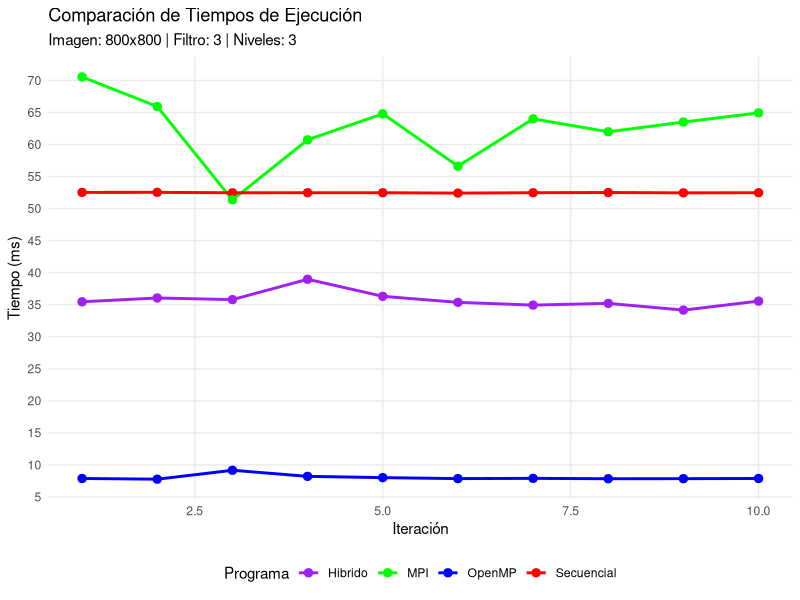
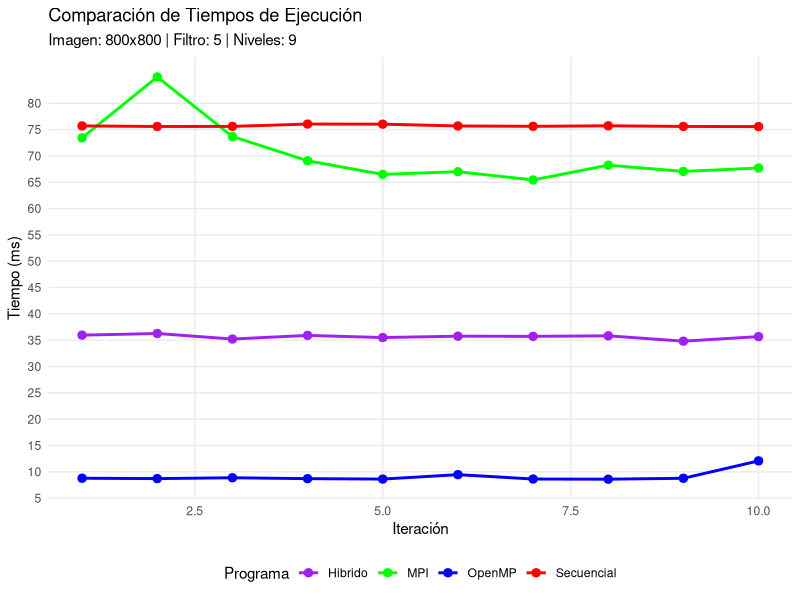
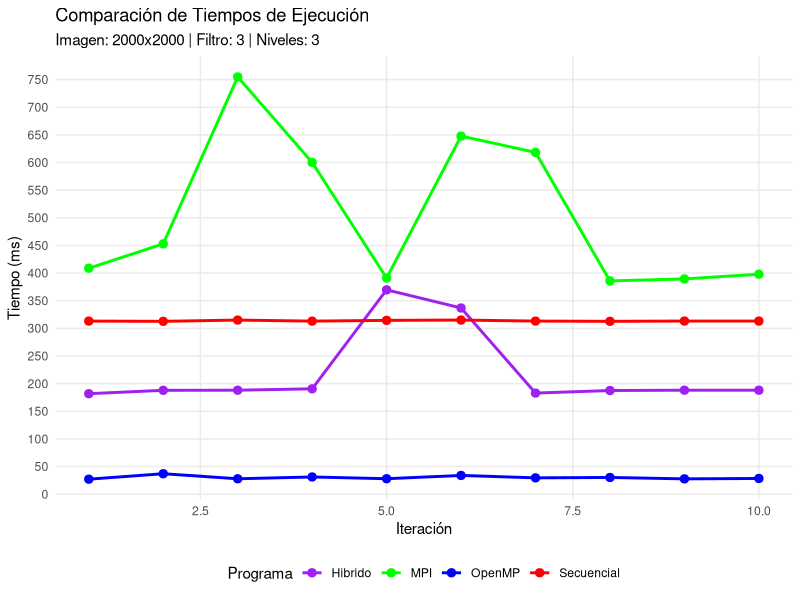
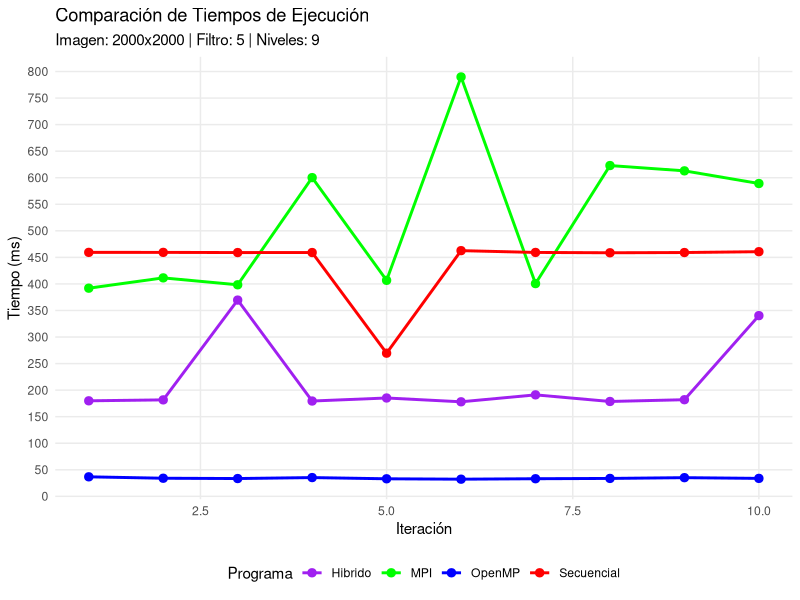
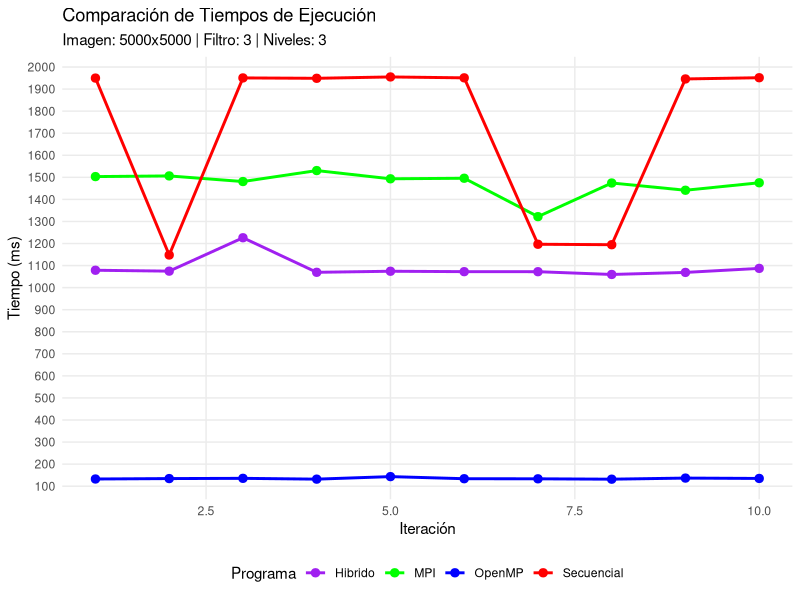
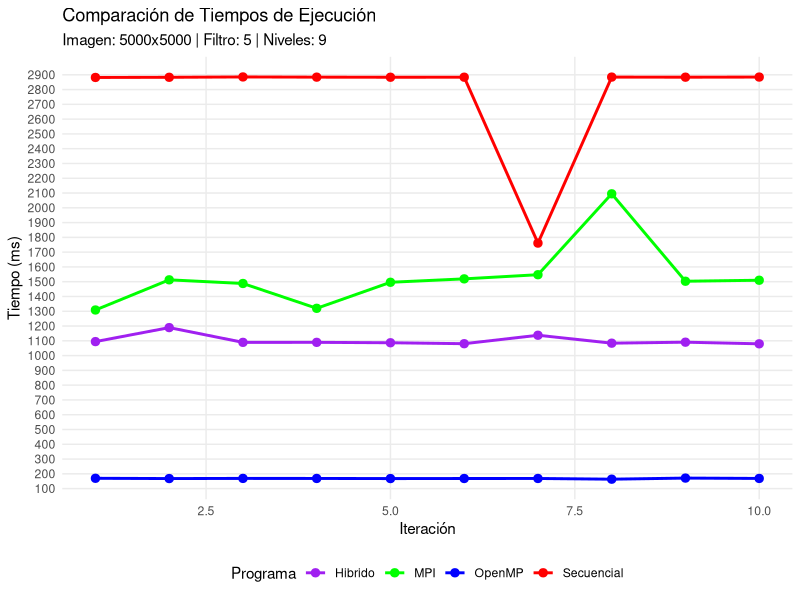
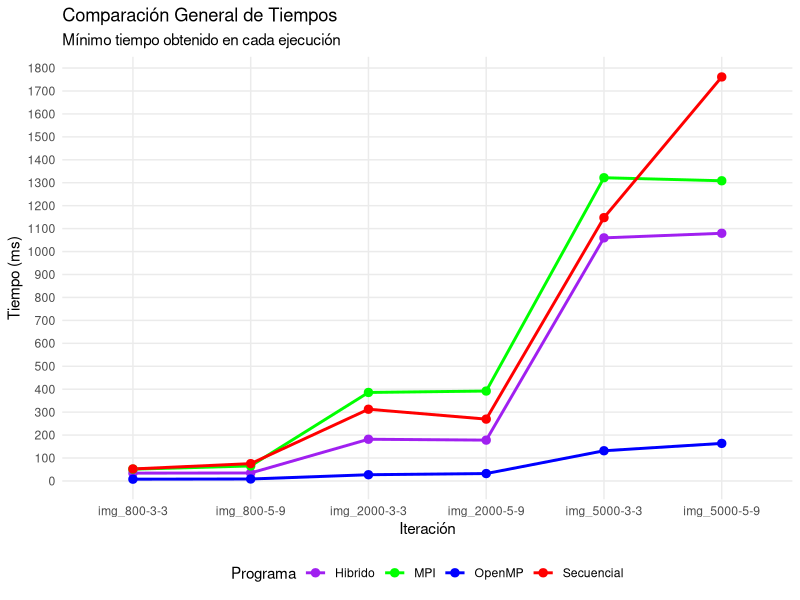
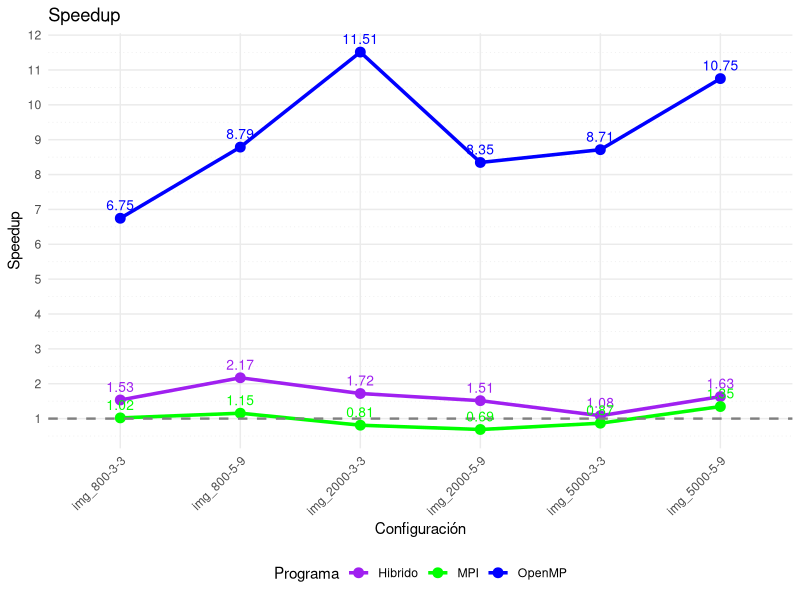

Write R code to recreate these figures, in order.
library(ggplot2)
library(tidyr)
library(dplyr)
library(readr)

df <- read_csv("metricas.csv")


# --------------------------------
# 800, 3 - 3
# --------------------------------

df_800_3_3 <- df %>%
  filter(
    Imagen == "img_800.jpg"
    & Filtro == 3
    & Niveles == 3
  )

# Transformar a formato largo
df_largo <- df_800_3_3 %>%
  pivot_longer(cols = starts_with("Iter"), 
               names_to = "Iteracion", 
               values_to = "Tiempo") %>%
  mutate(Iteracion_num = as.numeric(gsub("Iter", "", Iteracion)))


# Grafico de líneas
ggplot(df_largo, aes(x = Iteracion_num, y = Tiempo, color = Programa, group = Programa)) +
  geom_line(linewidth = 1.0) +
  geom_point(size = 2.5) +
  scale_y_continuous(breaks = seq(0, 80, by = 5)) + 
  scale_color_manual(values = c("Secuencial" = "red", 
                                "OpenMP" = "blue", 
                                "MPI" = "green", 
                                "Hibrido" = "purple")) +
  labs(title = "Comparación de Tiempos de Ejecución",
       subtitle = "Imagen: 800x800 | Filtro: 3 | Niveles: 3",
       x = "Iteración",
       y = "Tiempo (ms)",
       color = "Programa") +
  theme_minimal() +
  theme(legend.position = "bottom",
        panel.grid.minor = element_blank())

# --------------------------------
# 800, 5 - 9
# --------------------------------

df_800_5_9 <- df %>%
  filter(
    Imagen == "img_800.jpg"
    & Filtro == 5
    & Niveles == 9
  )

df_largo <- df_800_5_9 %>%
  pivot_longer(cols = starts_with("Iter"), 
               names_to = "Iteracion", 
               values_to = "Tiempo") %>%
  mutate(Iteracion_num = as.numeric(gsub("Iter", "", Iteracion)))


ggplot(df_largo, aes(x = Iteracion_num, y = Tiempo, color = Programa, group = Programa)) +
  geom_line(linewidth = 1.0) +
  geom_point(size = 2.5) +
  scale_y_continuous(breaks = seq(0, 80, by = 5)) + 
  scale_color_manual(values = c("Secuencial" = "red", 
                                "OpenMP" = "blue", 
                                "MPI" = "green", 
                                "Hibrido" = "purple")) +
  labs(title = "Comparación de Tiempos de Ejecución",
       subtitle = "Imagen: 800x800 | Filtro: 5 | Niveles: 9",
       x = "Iteración",
       y = "Tiempo (ms)",
       color = "Programa") +
  theme_minimal() +
  theme(legend.position = "bottom",
        panel.grid.minor = element_blank())


# --------------------------------
# 2000, 3 - 3
# --------------------------------

df_2000_3_3 <- df %>%
  filter(
    Imagen == "img_2000.jpg"
    & Filtro == 3
    & Niveles == 3
  )

df_largo <- df_2000_3_3 %>%
  pivot_longer(cols = starts_with("Iter"), 
               names_to = "Iteracion", 
               values_to = "Tiempo") %>%
  mutate(Iteracion_num = as.numeric(gsub("Iter", "", Iteracion)))


ggplot(df_largo, aes(x = Iteracion_num, y = Tiempo, color = Programa, group = Programa)) +
  geom_line(linewidth = 1.0) +
  geom_point(size = 2.5) +
  scale_y_continuous(breaks = seq(0, 800, by = 50)) + 
  scale_color_manual(values = c("Secuencial" = "red", 
                                "OpenMP" = "blue", 
                                "MPI" = "green", 
                                "Hibrido" = "purple")) +
  labs(title = "Comparación de Tiempos de Ejecución",
       subtitle = "Imagen: 2000x2000 | Filtro: 3 | Niveles: 3",
       x = "Iteración",
       y = "Tiempo (ms)",
       color = "Programa") +
  theme_minimal() +
  theme(legend.position = "bottom",
        panel.grid.minor = element_blank())


# --------------------------------
# 2000, 5 - 9
# --------------------------------

df_2000_5_9 <- df %>%
  filter(
    Imagen == "img_2000.jpg"
    & Filtro == 5
    & Niveles == 9
  )

df_largo <- df_2000_5_9 %>%
  pivot_longer(cols = starts_with("Iter"), 
               names_to = "Iteracion", 
               values_to = "Tiempo") %>%
  mutate(Iteracion_num = as.numeric(gsub("Iter", "", Iteracion)))


ggplot(df_largo, aes(x = Iteracion_num, y = Tiempo, color = Programa, group = Programa)) +
  geom_line(linewidth = 1.0) +
  geom_point(size = 2.5) +
  scale_y_continuous(breaks = seq(0, 800, by = 50)) + 
  scale_color_manual(values = c("Secuencial" = "red", 
                                "OpenMP" = "blue", 
                                "MPI" = "green", 
                                "Hibrido" = "purple")) +
  labs(title = "Comparación de Tiempos de Ejecución",
       subtitle = "Imagen: 2000x2000 | Filtro: 5 | Niveles: 9",
       x = "Iteración",
       y = "Tiempo (ms)",
       color = "Programa") +
  theme_minimal() +
  theme(legend.position = "bottom",
        panel.grid.minor = element_blank())


# --------------------------------
# 5000, 3 - 3
# --------------------------------

df_5000_3_3 <- df %>%
  filter(
    Imagen == "img_5000.jpg"
    & Filtro == 3
    & Niveles == 3
  )

df_largo <- df_5000_3_3 %>%
  pivot_longer(cols = starts_with("Iter"), 
               names_to = "Iteracion", 
               values_to = "Tiempo") %>%
  mutate(Iteracion_num = as.numeric(gsub("Iter", "", Iteracion)))


ggplot(df_largo, aes(x = Iteracion_num, y = Tiempo, color = Programa, group = Programa)) +
  geom_line(linewidth = 1.0) +
  geom_point(size = 2.5) +
  scale_y_continuous(breaks = seq(0, 2000, by = 100)) + 
  scale_color_manual(values = c("Secuencial" = "red", 
                                "OpenMP" = "blue", 
                                "MPI" = "green", 
                                "Hibrido" = "purple")) +
  labs(title = "Comparación de Tiempos de Ejecución",
       subtitle = "Imagen: 5000x5000 | Filtro: 3 | Niveles: 3",
       x = "Iteración",
       y = "Tiempo (ms)",
       color = "Programa") +
  theme_minimal() +
  theme(legend.position = "bottom",
        panel.grid.minor = element_blank())


# --------------------------------
# 5000, 5 - 9
# --------------------------------

df_5000_5_9 <- df %>%
  filter(
    Imagen == "img_5000.jpg"
    & Filtro == 5
    & Niveles == 9
  )

df_largo <- df_5000_5_9 %>%
  pivot_longer(cols = starts_with("Iter"), 
               names_to = "Iteracion", 
               values_to = "Tiempo") %>%
  mutate(Iteracion_num = as.numeric(gsub("Iter", "", Iteracion)))


ggplot(df_largo, aes(x = Iteracion_num, y = Tiempo, color = Programa, group = Programa)) +
  geom_line(linewidth = 1.0) +
  geom_point(size = 2.5) +
  scale_y_continuous(breaks = seq(0, 2900, by = 100)) + 
  scale_color_manual(values = c("Secuencial" = "red", 
                                "OpenMP" = "blue", 
                                "MPI" = "green", 
                                "Hibrido" = "purple")) +
  labs(title = "Comparación de Tiempos de Ejecución",
       subtitle = "Imagen: 5000x5000 | Filtro: 5 | Niveles: 9",
       x = "Iteración",
       y = "Tiempo (ms)",
       color = "Programa") +
  theme_minimal() +
  theme(legend.position = "bottom",
        panel.grid.minor = element_blank())


# --------------------------------------------------------------------------
# Dataframe que contiene para cada programa, el mejor tiempo obtenido en 
# cada tipo de ejecucion. Es decir, la grafica tendra los 4 programas,
# cada valor de x sera una combinacion de esta manera:
# 800-3-3, 800-5-9, 2000-3-3, 2000-5-9, 5000-3-3, 5000-5-9
# para asi poder ver como evolucionan los tiempos a medida que cambia 
# el contexto de ejecucion. Sabremos asi cual es el mas estable, cual
# crece mas rapido y si hay alguna relacion alli. Se considerara el menor
# valor obtenido en cada caso.
# --------------------------------------------------------------------------

df_largo <- df %>%
  pivot_longer(cols = starts_with("Iter"), 
               names_to = "Iteracion", 
               values_to = "Tiempo") %>%
  mutate(
    Iteracion_num = as.numeric(gsub("Iter", "", Iteracion)),
    # Crear columna de contexto
    Contexto = paste(Imagen, Filtro, Niveles, sep = "-")
  )

# Crear dataframe resumen con el minimo tiempo por contexto y programa
df_mejores <- df_largo %>%
  group_by(Imagen, Filtro, Niveles, Programa, Contexto) %>%
  summarise(
    Mejor_Tiempo = min(Tiempo, na.rm = TRUE),
    Iteracion_mejor = Iteracion_num[which.min(Tiempo)],
    .groups = "drop"
  )


df_mejores <- df_mejores %>%
  mutate(Contexto = ifelse(Imagen == "img_800.jpg" &
                           Filtro == 3 &
                           Niveles == 3,
                           "img_800-3-3",
                           Contexto))

df_mejores <- df_mejores %>%
  mutate(Contexto = ifelse(Imagen == "img_800.jpg" &
                             Filtro == 5 &
                             Niveles == 9,
                           "img_800-5-9",
                           Contexto))

df_mejores <- df_mejores %>%
  mutate(Contexto = ifelse(Imagen == "img_2000.jpg" &
                             Filtro == 3 &
                             Niveles == 3,
                           "img_2000-3-3",
                           Contexto))

df_mejores <- df_mejores %>%
  mutate(Contexto = ifelse(Imagen == "img_2000.jpg" &
                             Filtro == 5 &
                             Niveles == 9,
                           "img_2000-5-9",
                           Contexto))

df_mejores <- df_mejores %>%
  mutate(Contexto = ifelse(Imagen == "img_5000.jpg" &
                             Filtro == 3 &
                             Niveles == 3,
                           "img_5000-3-3",
                           Contexto))

df_mejores <- df_mejores %>%
  mutate(Contexto = ifelse(Imagen == "img_5000.jpg" &
                             Filtro == 5 &
                             Niveles == 9,
                           "img_5000-5-9",
                           Contexto))

orden_contextos <- c("img_800-3-3", "img_800-5-9", 
                     "img_2000-3-3", "img_2000-5-9",
                     "img_5000-3-3", "img_5000-5-9")

df_mejores$Contexto <- factor(df_mejores$Contexto, levels = orden_contextos)


ggplot(df_mejores, aes(x = Contexto, y = Mejor_Tiempo, color = Programa, group = Programa)) +
  geom_line(linewidth = 1.0) +
  geom_point(size = 2.5) +
  scale_y_continuous(breaks = seq(0, 2900, by = 100)) + 
  scale_color_manual(values = c("Secuencial" = "red", 
                                "OpenMP" = "blue", 
                                "MPI" = "green", 
                                "Hibrido" = "purple")) +
  labs(title = "Comparación General de Tiempos",
       subtitle = "Mínimo tiempo obtenido en cada ejecución",
       x = "Iteración",
       y = "Tiempo (ms)",
       color = "Programa") +
  theme_minimal() +
  theme(legend.position = "bottom",
        panel.grid.minor = element_blank())


# --------------------------
# SpeedUp y Eficiencia
# --------------------------

df_speedup <- df_mejores %>%
  # Obtener el tiempo secuencial para cada contexto
  group_by(Contexto) %>%
  mutate(Tiempo_Secuencial = Mejor_Tiempo[Programa == "Secuencial"]) %>%
  ungroup() %>%
  # Filtrar solo los programas que no son secuencial
  filter(Programa != "Secuencial") %>%
  # Calcular speedup = Tiempo_Secuencial / Tiempo_del_programa
  mutate(Speedup = Tiempo_Secuencial / Mejor_Tiempo)


ggplot(df_speedup, aes(x = Contexto, y = Speedup, color = Programa, group = Programa)) +
  geom_line(linewidth = 1.2) +
  geom_point(size = 3) +
  scale_y_continuous(breaks = seq(0, 12, by = 1)) + 
  geom_hline(yintercept = 1, linetype = "dashed", color = "gray50", linewidth = 0.8) +  # Línea de referencia (igual que secuencial)
  geom_text(aes(label = round(Speedup, 2)), 
            vjust = -0.8, 
            size = 3.5,
            show.legend = FALSE) +
  scale_color_manual(values = c("OpenMP" = "blue", 
                                "MPI" = "green", 
                                "Hibrido" = "purple")) +
  labs(title = "Speedup",
       x = "Configuración",
       y = "Speedup",
       color = "Programa") +
  theme_minimal() +
  theme(legend.position = "bottom",
        axis.text.x = element_text(angle = 45, hjust = 1),
        panel.grid.minor = element_line(linetype = "dotted"))

# --- Eficiencia ---

df_eficiencia <- df_speedup %>%
  # Calcular eficiencia segun el programa
  mutate(Eficiencia = case_when(
    Programa == "OpenMP" ~ Speedup / 32,
    Programa == "MPI" ~ Speedup / 128,
    Programa == "Hibrido" ~ Speedup / 128,
    TRUE ~ NA_real_
  ))


ggplot(df_eficiencia, aes(x = Contexto, y = Eficiencia, color = Programa, group = Programa)) +
  geom_line(linewidth = 1.2) +
  geom_point(size = 3) +
  scale_y_continuous(breaks = seq(0, 0.5, by = 0.05)) + 
  geom_text(aes(label = round(Eficiencia, 3)), 
            vjust = -0.8, 
            size = 3.5,
            show.legend = FALSE) +
  scale_color_manual(values = c("OpenMP" = "blue", 
                                "MPI" = "green", 
                                "Hibrido" = "purple")) +
  labs(title = "Eficiencia",
       subtitle = "OpenMP: 32 núcleos | MPI/Híbrido: 128 núcleos",
       x = "Configuración",
       y = "Eficiencia",
       color = "Programa") +
  theme_minimal() +
  theme(legend.position = "bottom",
        axis.text.x = element_text(angle = 45, hjust = 1),
        panel.grid.minor = element_line(linetype = "dotted"))


# ===================================================================
# ANÁLISIS DE ESCALABILIDAD DE HILOS
# Imagen: 5000x5000 | Filtro: 5x5 | Niveles: 9
# Se varía la cantidad de hilos: 1, 2, 4, 8, 16, 32
# ===================================================================

df_threads <- read_csv("metricas_threads.csv")

# Transformar a formato largo
df_threads_largo <- df_threads %>%
  pivot_longer(cols = starts_with("Iter"), 
               names_to = "Iteracion", 
               values_to = "Tiempo") %>%
  mutate(Iteracion_num = as.numeric(gsub("Iter", "", Iteracion)))

# Obtener el mejor (mínimo) tiempo por programa y cantidad de hilos
df_threads_mejor <- df_threads_largo %>%
  group_by(Programa, Threads) %>%
  summarise(
    Mejor_Tiempo = min(Tiempo, na.rm = TRUE),
    .groups = "drop"
  )

# Calcular Speedup relativo: S(p) = T(1 hilo) / T(p hilos)
# Cada programa usa su propio T(1) como referencia
df_threads_speedup <- df_threads_mejor %>%
  group_by(Programa) %>%
  mutate(
    Tiempo_Base = Mejor_Tiempo[Threads == 1],
    Speedup = Tiempo_Base / Mejor_Tiempo
  ) %>%
  ungroup()

# Línea de speedup ideal (S = p)
df_ideal <- data.frame(Threads = c(1, 32), Speedup = c(1, 32))


# --- Gráfico de Speedup vs Hilos ---
ggplot(df_threads_speedup, aes(x = Threads, y = Speedup, color = Programa, group = Programa)) +
  geom_line(linewidth = 1.2) +
  geom_point(size = 3) +
  geom_line(data = df_ideal, aes(x = Threads, y = Speedup),
            linetype = "dashed", color = "gray50", linewidth = 0.8,
            inherit.aes = FALSE) +
  annotate("text", x = 28, y = 30, label = "Speedup ideal (S = p)",
           color = "gray40", size = 3.5, fontface = "italic") +
  geom_text(aes(label = round(Speedup, 2)), 
            vjust = -0.8, 
            size = 3.5,
            show.legend = FALSE) +
  scale_x_continuous(breaks = c(1, 2, 4, 8, 16, 32)) +
  scale_y_continuous(breaks = seq(0, 32, by = 2)) +
  scale_color_manual(values = c("OpenMP" = "blue", "Hibrido" = "purple")) +
  labs(title = "Speedup según cantidad de hilos",
       subtitle = "Imagen: 5000x5000 | Filtro: 5x5 | 9 niveles | Referencia: T(1 hilo)",
       x = "Cantidad de hilos",
       y = "Speedup",
       color = "Programa") +
  theme_minimal() +
  theme(legend.position = "bottom",
        panel.grid.minor = element_line(linetype = "dotted"))


# --- Gráfico de Eficiencia vs Hilos ---
# E(p) = S(p) / p, donde p es la cantidad de hilos
df_threads_eficiencia <- df_threads_speedup %>%
  mutate(Eficiencia = Speedup / Threads)

ggplot(df_threads_eficiencia, aes(x = Threads, y = Eficiencia, color = Programa, group = Programa)) +
  geom_line(linewidth = 1.2) +
  geom_point(size = 3) +
  geom_hline(yintercept = 1, linetype = "dashed", color = "gray50", linewidth = 0.8) +
  annotate("text", x = 28, y = 1.03, label = "Eficiencia ideal (E = 1)",
           color = "gray40", size = 3.5, fontface = "italic") +
  geom_text(aes(label = round(Eficiencia, 3)), 
            vjust = -0.8, 
            size = 3.5,
            show.legend = FALSE) +
  scale_x_continuous(breaks = c(1, 2, 4, 8, 16, 32)) +
  scale_y_continuous(breaks = seq(0, 1.1, by = 0.1), limits = c(0, 1.15)) +
  scale_color_manual(values = c("OpenMP" = "blue", "Hibrido" = "purple")) +
  labs(title = "Eficiencia según cantidad de hilos",
       subtitle = "Imagen: 5000x5000 | Filtro: 5x5 | 9 niveles | E = S(p) / p",
       x = "Cantidad de hilos",
       y = "Eficiencia",
       color = "Programa") +
  theme_minimal() +
  theme(legend.position = "bottom",
        panel.grid.minor = element_line(linetype = "dotted"))
